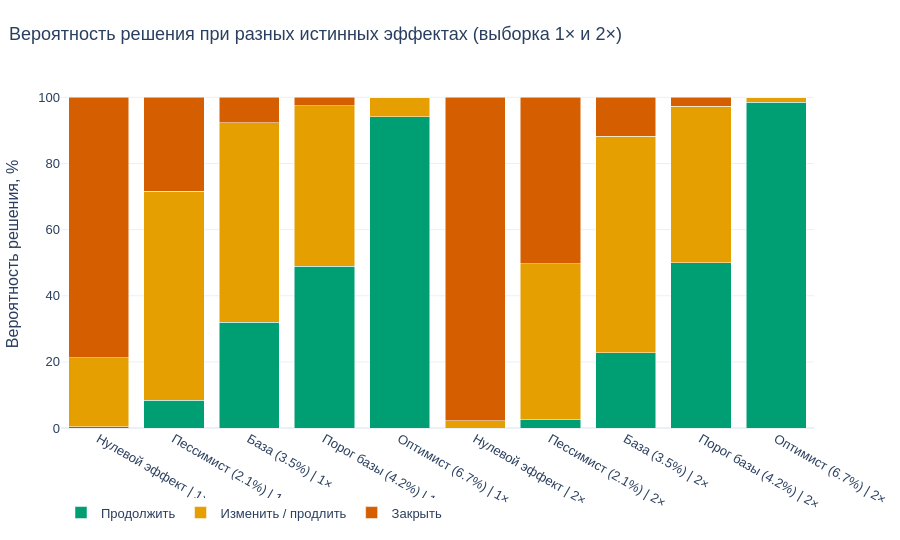

This figure's notebook cell:
### Code cell
DCOL = {'Продолжить': '#009E73', 'Изменить / продлить': '#E69F00', 'Закрыть': '#D55E00'}
fig = go.Figure()
for mult, dash in ((1, None), (2, None)):
    d = res[mult]
    for c in d.columns:
        fig.add_bar(x=[f'{k} | {mult}×' for k in d.index], y=d[c] * 100, name=c, marker_color=DCOL[c], showlegend=(mult == 1), legendgroup=c)
fig.update_layout(barmode='stack'); fig.update_yaxes(title='Вероятность решения, %')
pshow(fig, 'decision_probs', 'Вероятность решения при разных истинных эффектах (выборка 1× и 2×)', h=540)

f, axs = plt.subplots(1, 2, figsize=(14, 4.8), sharey=True)
for ax, mult in zip(axs, (1, 2)):
    d = res[mult] * 100; bot = np.zeros(len(d))
    for c in d.columns: ax.bar(range(len(d)), d[c], bottom=bot, color=DCOL[c], label=c); bot += d[c].values
    ax.set_xticks(range(len(d)), [k.replace(' (', '\n(') for k in d.index], fontsize=8); ax.set_title(f'Выборка {mult}×: {n1 * mult:,} в группе')
axs[0].set_ylabel('Вероятность решения, %'); axs[0].legend(fontsize=8); mshow(f, 'decision_probs')

### Figure 1 — Plotly figure (JSON) as saved in the notebook; plotly's stock layout.template omitted (floating-point values rounded to 4 significant figures)
{"data": [{"legendgroup": "Продолжить", "marker": {"color": "#009E73"}, "name": "Продолжить", "showlegend": true, "type": "bar", "x": ["Нулевой эффект | 1×", "Пессимист (2.1%) | 1×", "База (3.5%) | 1×", "Порог базы (4.2%) | 1×", "Оптимист (6.7%) | 1×"], "y": [0.38, 8.38, 31.94, 49.0, 94.12]}, {"legendgroup": "Изменить / продлить", "marker": {"color": "#E69F00"}, "name": "Изменить / продлить", "showlegend": true, "type": "bar", "x": ["Нулевой эффект | 1×", "Пессимист (2.1%) | 1×", "База (3.5%) | 1×", "Порог базы (4.2%) | 1×", "Оптимист (6.7%) | 1×"], "y": [20.92, 63.2, 60.32, 48.48, 5.86]}, {"legendgroup": "Закрыть", "marker": {"color": "#D55E00"}, "name": "Закрыть", "showlegend": true, "type": "bar", "x": ["Нулевой эффект | 1×", "Пессимист (2.1%) | 1×", "База (3.5%) | 1×", "Порог базы (4.2%) | 1×", "Оптимист (6.7%) | 1×"], "y": [78.7, 28.42, 7.74, 2.52, 0.02]}, {"legendgroup": "Продолжить", "marker": {"color": "#009E73"}, "name": "Продолжить", "showlegend": false, "type": "bar", "x": ["Нулевой эффект | 2×", "Пессимист (2.1%) | 2×", "База (3.5%) | 2×", "Порог базы (4.2%) | 2×", "Оптимист (6.7%) | 2×"], "y": [0.0, 2.44, 22.8, 49.94, 98.48]}, {"legendgroup": "Изменить / продлить", "marker": {"color": "#E69F00"}, "name": "Изменить / продлить", "showlegend": false, "type": "bar", "x": ["Нулевой эффект | 2×", "Пессимист (2.1%) | 2×", "База (3.5%) | 2×", "Порог базы (4.2%) | 2×", "Оптимист (6.7%) | 2×"], "y": [2.16, 47.22, 65.46, 47.44, 1.52]}, {"legendgroup": "Закрыть", "marker": {"color": "#D55E00"}, "name": "Закрыть", "showlegend": false, "type": "bar", "x": ["Нулевой эффект | 2×", "Пессимист (2.1%) | 2×", "База (3.5%) | 2×", "Порог базы (4.2%) | 2×", "Оптимист (6.7%) | 2×"], "y": [97.84, 50.34, 11.74, 2.62, 0.0]}], "layout": {"barmode": "stack", "font": {"family": "Arial", "size": 13}, "height": 540, "legend": {"orientation": "h", "y": -0.2}, "margin": {"b": 60, "l": 60, "r": 30, "t": 80}, "title": {"text": "Вероятность решения при разных истинных эффектах (выборка 1× и 2×)", "x": 0.01}, "yaxis": {"title": {"text": "Вероятность решения, %"}}}}
